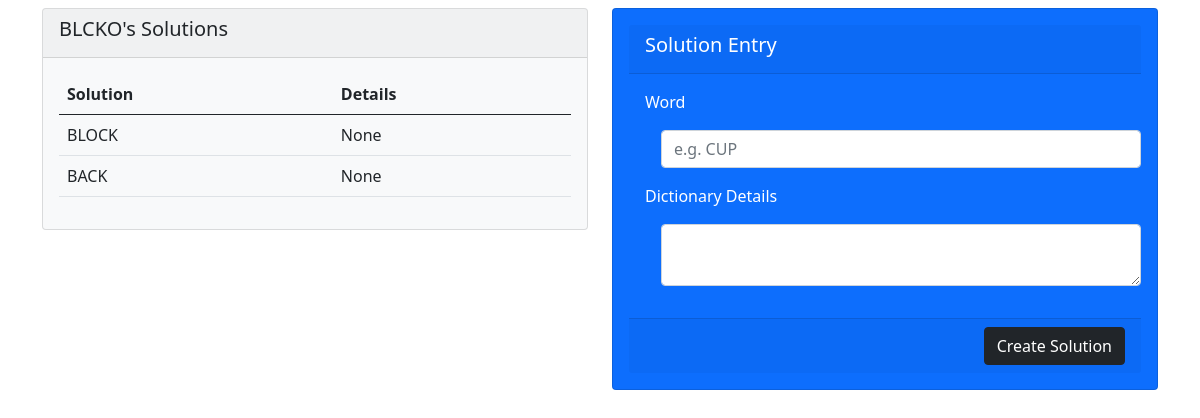
Page /solutions/2 on the earlier database version.
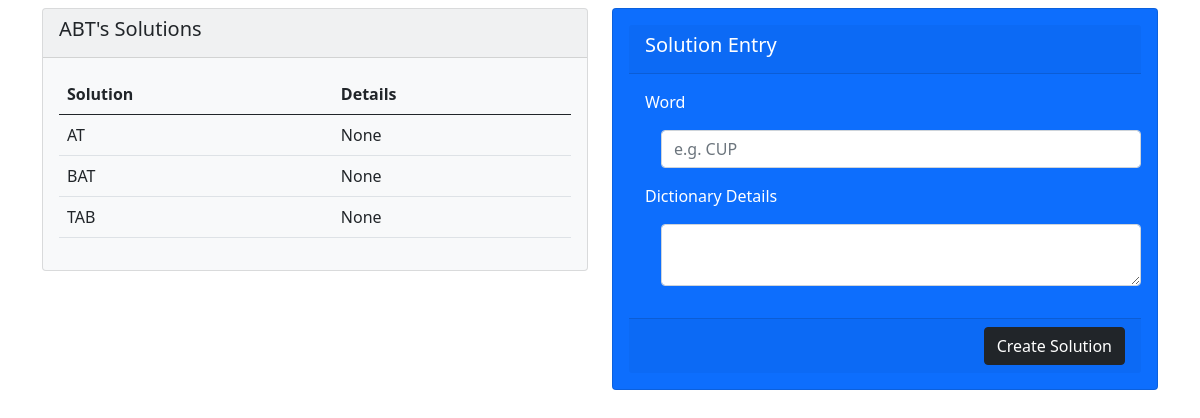
Same page on the later database version.
### wordapp/models.py (models this page shows)
class Level(models.Model):
    level_serial = models.IntegerField()
    level_letters = models.CharField(max_length=50)
    level_completed = models.BooleanField(default=False)
    chapter = models.ForeignKey(Chapter, on_delete=models.CASCADE)
    class Meta:
        unique_together = ("level_letters","chapter")

class Solution(models.Model):
    solution_word = models.CharField(max_length=50)
    solution_details = models.TextField(max_length=1000, null=True,default=None)
    level = models.ForeignKey(Level, on_delete=models.CASCADE)

### wordgame/views.py (the view, shortened to what this page needs)
# urls.py: path('solutions/<int:levelid>', views.solutions, name="solutions")
def solutions(request, levelid):
    error = ""
    level = Level.objects.get(id=levelid)
    solutions = Solution.objects.filter(level_id=levelid)
    data = {
        "level": level,
        "solutions": solutions,
        "error": error
    }
    return render(request, "solutions.html", data)

### templates/solutions.html (shortened to what this page needs)
{% load static %}
<!DOCTYPE html>
<html lang="en">
<head>
    <link href="{% static 'css/bootstrap.min.css' %}" rel="stylesheet">
</head>
<body>
<div class="container">
    <div class="row">
        <div class="col-md-6">
            <div class="card bg-light">
                <div class="card-header">
                    <h5 class="card-title">{{ level.level_letters }}'s Solutions</h5>
                </div>
                <div class="card-body">
                    <table class="table">
                        <thead>
                        <tr>
                            <th>Solution</th>
                            <th>Details</th>
                        </tr>
                        </thead>
                        <tbody>
                        {% for solution in solutions %}
                            <tr>
                                <td>
                                    {{ solution.solution_word }}
                                </td>
                            <td>
                                {{ solution.solution_details|truncatechars:50 }}
                            </td>
                            </tr>
                        {% endfor %}
                        </tbody>
                    </table>
                </div>
            </div>
        </div>
        <div class="col-md-6">
            <div class="card bg-primary text-white p-3">
                <form method="post">
                    <div class="card-header">
                        <h5 class="card-title">Solution Entry</h5>
                    </div>
                    <div class="card-body">
                        <div class="form-group">
                            <label for="solution_word">Word</label>
                            <input type="text" id="solution_word" name="solution_word" class="m-3 form-control"
                                   placeholder="e.g. CUP">
                            <label for="solution_details">Dictionary Details</label>
                            <textarea id="solution_details" name="solution_details" class="m-3 form-control"></textarea>
                        </div>
                    </div>
                    <div class="card-footer d-flex justify-content-end">
                        <button type="submit" class="btn btn-dark">Create Solution</button>
                    </div>
                </form>
            </div>
        </div>
    </div>
</div>
</body>
</html>

Differences in the rows shown:
no longer on this page (row edited): Solution: solution_word "BLOCK", solution_details "None"
no longer on this page (row edited): Solution: solution_word "BACK", solution_details "None"
changed Level: level_letters "BLCKO" → "ABT"
now on this page (row edited): Solution: solution_word "AT", solution_details "None"
now on this page (row edited): Solution: solution_word "BAT", solution_details "None"
now on this page (row edited): Solution: solution_word "TAB", solution_details "None"
